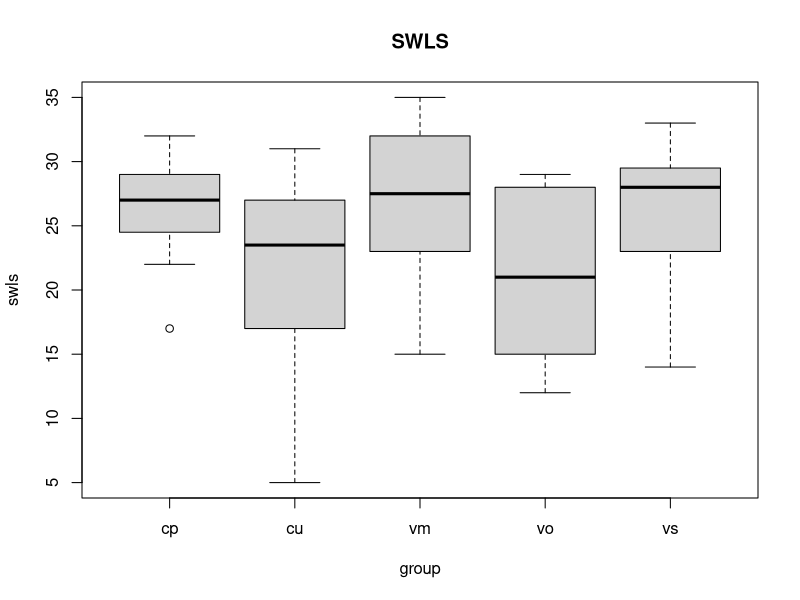
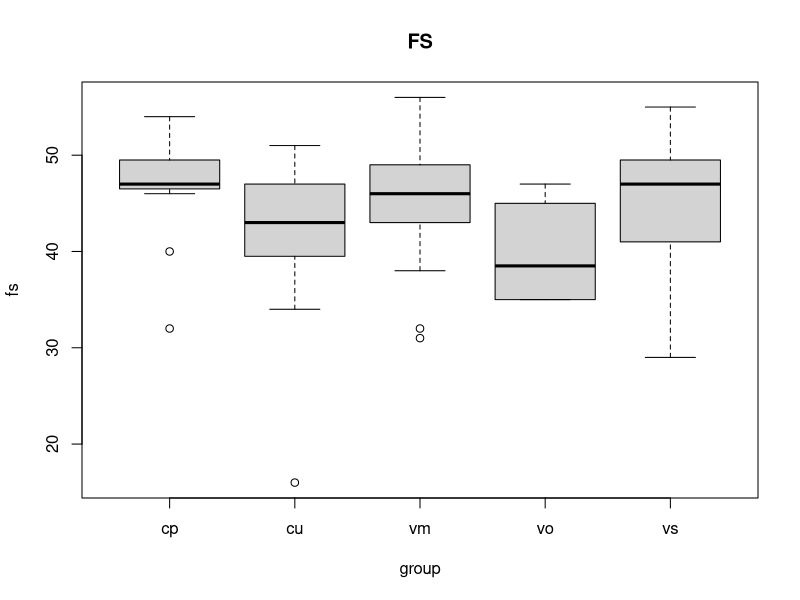
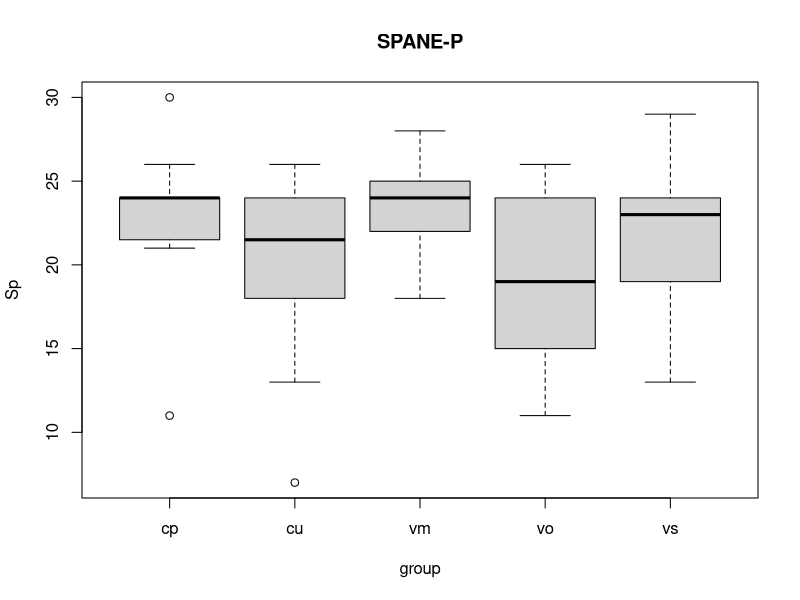
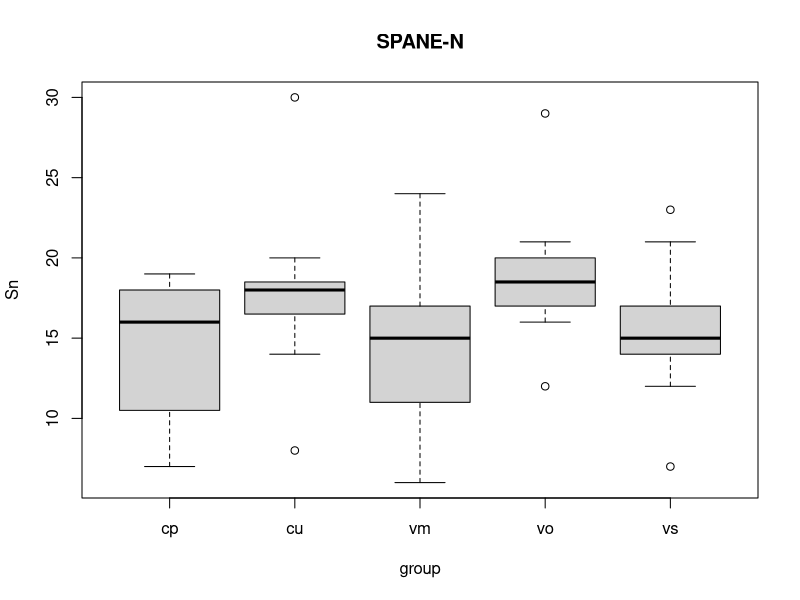
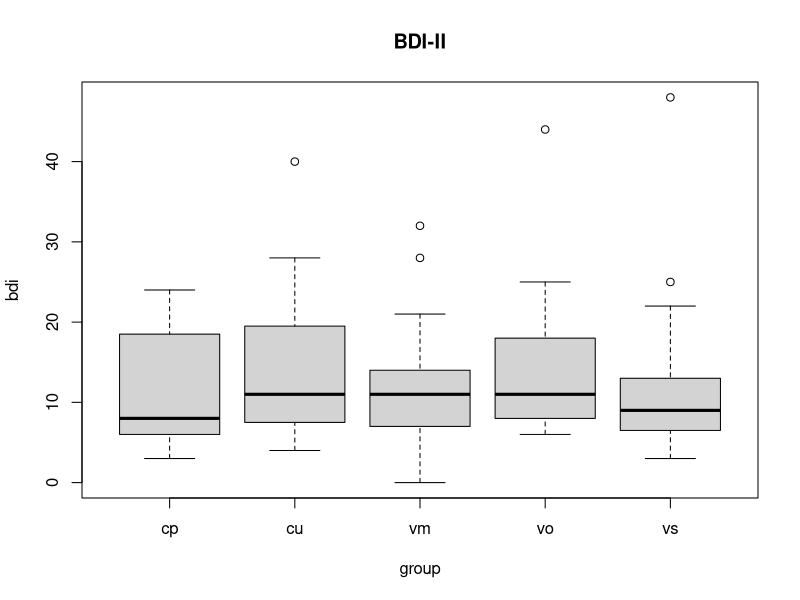
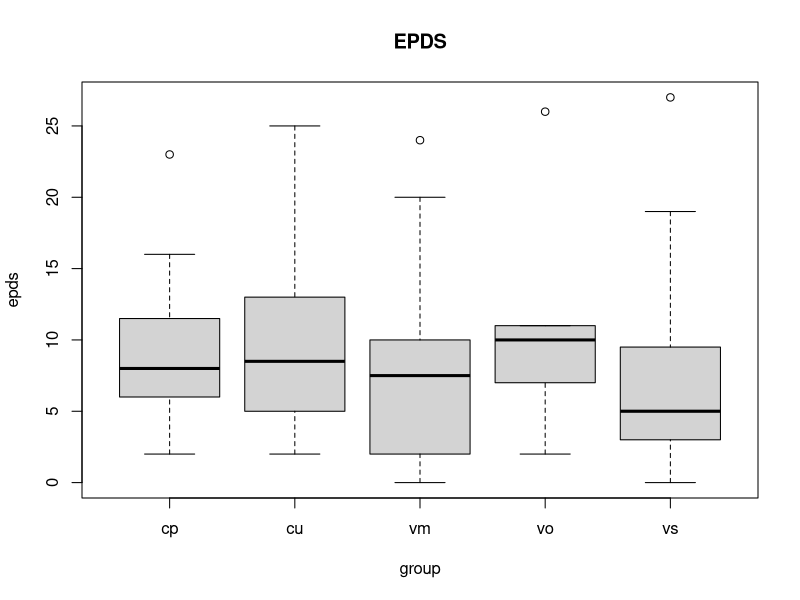

Recreate these plots in R, in order. (Note: this script raises an error after producing the figures.)
# ehps (2017): Mode of delivery and postpartum positive dimensions of well-being

dd <- read.csv2("ehps_Mode of delivery.csv")
dim(dd)
# from the whole sample (n=208) I select only the partecipants
# in the period from 1 to 3 months post partum
monthsPP <- dd[,3]
str(monthsPP)
data <- subset(dd, monthsPP < 4)
dim(data)

# Total scores
swls <- rowSums(data[,7:11])
fs <- rowSums(data[,12:19])
spane <- data[,20:31]
Sp <- rowSums(spane[,c(1,3,5,7,10,12)])
Sn <- rowSums(spane[,c(2,4,6,8,9,11)])
bdi <- rowSums(data[,32:52])
epds <- rowSums(data[,63:72])

# Correlation matrix
round(cor(cbind(swls,fs,Sp,Sn,bdi,epds)),2)

# Mode of delivery
group <- data[,5]
table(group)

# Boxplots
boxplot(swls ~ group, main = "SWLS")
boxplot(fs ~ group, main = "FS")
boxplot(Sp ~ group, main = "SPANE-P")
boxplot(Sn ~ group, main = "SPANE-N")
boxplot(bdi ~ group, main = "BDI-II")
boxplot(epds ~ group, main = "EPDS")

# Setting contrast
# vs(spontaneous vaginal delivery) = reference group
contrasts(group) <- contr.treatment(5, base=5)

model1 <- lm(fs ~ group) 
summary(model1)

model2 <- lm(swls ~ group)
summary(model2)

model3 <- lm(Sp ~ group) 
summary(model3)

model4 <- lm(Sn ~ group) 
summary(model4)

model5 <- lm(bdi ~ group) 
summary(model5)

model6 <- lm(epds ~ group) 
summary(model6)

##################################################
# Overall comparisons between positive and 
# negative dimensions of well-being

WB <- scale(swls) + scale(fs) + scale(Sp)
D <- scale(bdi)  + scale(epds)

boxplot(WB ~ group, main = "well-being")
boxplot(D ~ group, main = "depression")

model7 <- lm(WB ~ group) 
summary(model7)

model8 <- lm(IB ~ group) 
summary(model8)